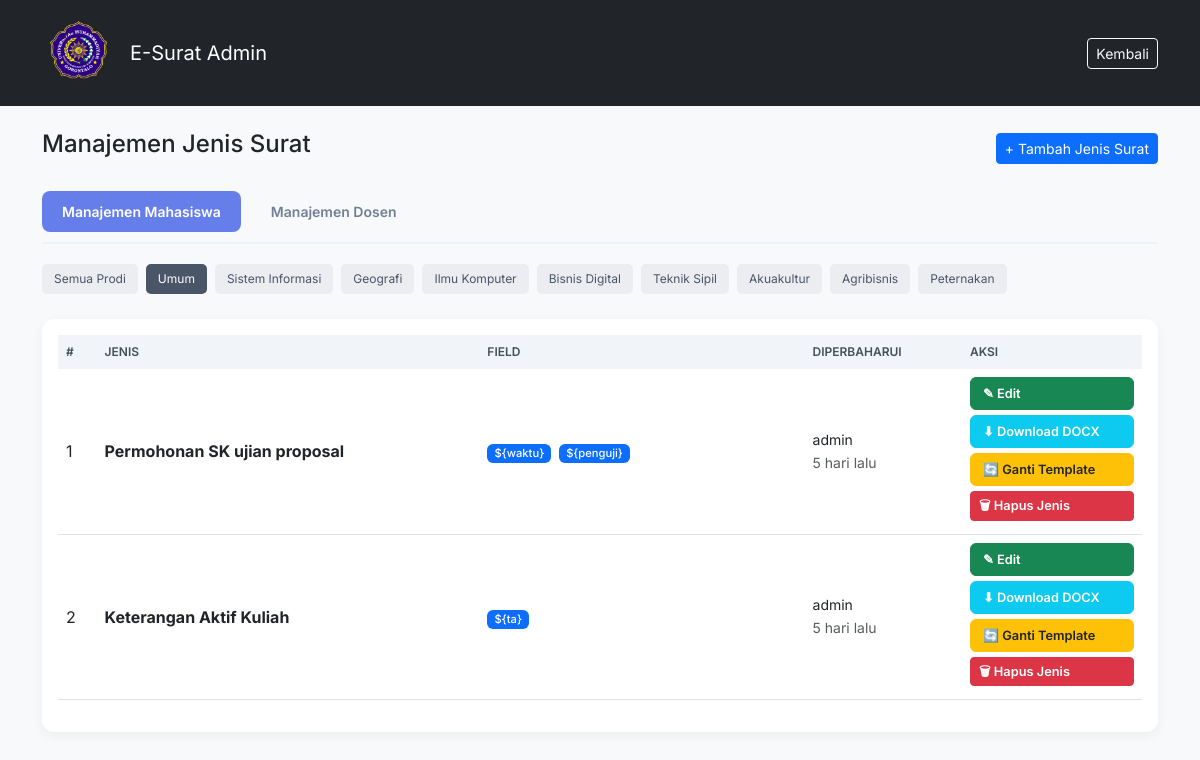
/admin_master_surat.php (signed in), run on the app's committed database.
### tables this page shows
CREATE TABLE IF NOT EXISTS master_surat_jenis (
    id INT AUTO_INCREMENT PRIMARY KEY,
    nama_surat VARCHAR(255) NOT NULL,
    prodi VARCHAR(100) DEFAULT 'Umum',
    format_nomor VARCHAR(255) NOT NULL,
    file_template VARCHAR(255) NOT NULL,
    variabel_tambahan TEXT,
    require_berkas TINYINT(1) DEFAULT 0,
    info_berkas VARCHAR(255) DEFAULT NULL,
    updated_by VARCHAR(100),
    updated_at TIMESTAMP DEFAULT CURRENT_TIMESTAMP ON UPDATE CURRENT_TIMESTAMP
);

### admin_master_surat.php (the view, shortened to what this page needs)
<?php
include 'koneksi.php';
function time_ago($timestamp) {
    $time_ago = strtotime($timestamp);
    $current_time = time();
    $time_difference = $current_time - $time_ago;
    $seconds = $time_difference;
    $minutes = round($seconds / 60);
    $hours   = round($seconds / 3600);
    $days    = round($seconds / 86400);
    $months  = round($seconds / 2629440);
    $years   = round($seconds / 31553280);
    if($seconds <= 60) return "baru saja";
    else if($minutes <= 60) return "$minutes menit lalu";
    else if($hours <= 24) return "$hours jam lalu";
    else if($days <= 30) return "$days hari lalu";
    else if($months <= 12) return "$months bulan lalu";
    else return "$years tahun lalu";
}
$view = isset($_GET['view']) ? $_GET['view'] : 'mahasiswa';
$prodi_active = isset($_GET['prodi']) ? $_GET['prodi'] : 'Umum';
$list_prodi = ['Umum', 'Sistem Informasi', 'Geografi', 'Ilmu Komputer', 'Bisnis Digital', 'Teknik Sipil', 'Akuakultur', 'Agribisnis', 'Peternakan'];
$sql = "SELECT * FROM master_surat_jenis";
if ($view == 'dosen') {
    $sql .= " WHERE prodi = 'Dosen'";
} else {
    if ($prodi_active != 'Semua') {
        $safe_prodi = mysqli_real_escape_string($koneksi, $prodi_active);
        $sql .= " WHERE prodi = '$safe_prodi'";
    } else {
        $sql .= " WHERE prodi != 'Dosen'";
    }
}
$sql .= " ORDER BY id ASC";
$query = mysqli_query($koneksi, $sql);
?>
<!DOCTYPE html>
<html lang="id">
<head>
    <link href="https://cdn.jsdelivr.net/npm/bootstrap@5.3.0/dist/css/bootstrap.min.css" rel="stylesheet">
</head>
<body>
<nav class="navbar navbar-dark bg-dark mb-4">
    <div class="container">
        <a href="dashboard_admin.php" class="navbar-brand d-flex align-items-center">
            <img src="logo/logo.png" alt="Logo" width="80" height="80" class="d-inline-block me-2">
            E-Surat Admin
        </a>
        <a href="dashboard_admin.php" class="btn btn-outline-light btn-sm">Kembali</a>
    </div>
</nav>
<div class="container pb-5">
    <div class="d-flex justify-content-between align-items-center mb-4">
        <h4>Manajemen Jenis Surat</h4>
        <button class="btn btn-primary btn-sm" data-bs-toggle="modal" data-bs-target="#tambahModal">+ Tambah Jenis Surat</button>
    </div>
    <div class="nav-tabs">
        <div class="tab-links">
            <a href="admin_master_surat.php?view=mahasiswa" class="<?= $view=='mahasiswa'?'active':'' ?>">Manajemen Mahasiswa</a>
            <a href="admin_master_surat.php?view=dosen" class="<?= $view=='dosen'?'active':'' ?>">Manajemen Dosen</a>
        </div>
    </div>
    <?php if($view == 'mahasiswa'): ?>
    <div class="prodi-filter">
        <a href="admin_master_surat.php?view=mahasiswa&prodi=Semua" class="<?= $prodi_active=='Semua'?'active':'' ?>">Semua Prodi</a>
        <?php foreach($list_prodi as $p): ?>
            <a href="admin_master_surat.php?view=mahasiswa&prodi=<?= urlencode($p) ?>" class="<?= $prodi_active==$p?'active':'' ?>"><?= $p ?></a>
        <?php endforeach; ?>
    </div>
    <?php endif; ?>
    <div class="card p-3">
        <div class="table-responsive">
            <table class="table table-hover align-middle">
                <thead>
                    <tr>
                        <th>#</th>
                        <th>Jenis</th>
                        <th style="width: 30%;">Field</th>
                        <th>Diperbaharui</th>
                        <th style="width: 180px;">Aksi</th>
                    </tr>
                </thead>
                <tbody>
                    <?php $no=1; if ($query) while($row = mysqli_fetch_assoc($query)): ?>
                    <tr>
                        <td><?= $no++; ?></td>
                        <td>
                            <div class="fw-bold"><?= htmlspecialchars($row['nama_surat']) ?></div>
                        </td>
                        <td>
                            <?php if(!empty($row['variabel_tambahan']) || $row['require_berkas']): ?>
                                <?php foreach(explode(',', $row['variabel_tambahan']) as $vt): ?>
                                    <span class="badge bg-primary badge-variable"><?= trim($vt) ?></span>
                                <?php endforeach; ?>
                            <?php else: ?>
                                <small class="text-muted">-</small>
                            <?php endif; ?>
                        </td>
                        <td>
                            <small class="d-block text-dark"><?= htmlspecialchars($row['updated_by']) ?></small>
                            <small class="text-muted"><?= time_ago($row['updated_at']) ?></small>
                        </td>
                        <td class="btn-stack">
                            <a href="edit_master_surat.php?id=<?= $row['id'] ?>" class="btn btn-success">✎ Edit</a>
                            <a href="templates/<?= $row['file_template'] ?>" class="btn btn-info text-white" download>⬇ Download DOCX</a>
                            <button class="btn btn-warning text-dark"
                                    onclick="openUploadModal(<?= $row['id'] ?>, '<?= htmlspecialchars($row['nama_surat']) ?>')">
                                🔄 Ganti Template
                            </button>
                            <form action="proses_master_surat.php" method="POST" onsubmit="return confirm('Yakin ingin menghapus jenis surat ini?');" style="display:inline;">
                                <button type="submit" class="btn btn-danger btn-sm mt-1" style="width: 100%; text-align: left;">🗑 Hapus Jenis</button>
                            </form>
                        </td>
                    </tr>
                    <?php endwhile; ?>
                </tbody>
            </table>
        </div>
    </div>
</div>
</body>
</html>

### admin_master_surat.php (style rules this page uses)
body { font-family: 'Inter', sans-serif; background-color: #f8f9fa; }
.card { border: none; border-radius: 12px; box-shadow: 0 4px 12px rgba(0,0,0,0.05); }
.table thead th { background-color: #f1f4f8; color: #495057; font-weight: 600; text-transform: uppercase; font-size: 0.75rem; border: none; }
.badge-variable { font-size: 0.7rem; font-weight: 500; margin-right: 3px; }
.btn-stack .btn { display: block; width: 100%; margin-bottom: 5px; font-size: 0.8rem; font-weight: 600; text-align: left; }
.nav-tabs { display: flex; justify-content: space-between; align-items: center; margin-bottom: 20px; border-bottom: 2px solid #edf2f7; padding-bottom: 10px; }
.tab-links { display: flex; gap: 10px; }
.tab-links a { padding: 10px 20px; text-decoration: none; color: #718096; border-radius: 8px; font-weight: 600; transition: 0.3s; font-size: 14px; }
.tab-links a.active { background: #667eea; color: white; }
.prodi-filter { display: flex; flex-wrap: wrap; gap: 8px; margin-bottom: 25px; }
.prodi-filter a { font-size: 12px; padding: 6px 12px; background: #ebedf0; color: #4a5568; text-decoration: none; border-radius: 5px; }
.prodi-filter a.active { background: #4a5568; color: white; }

### data on the page
master_surat_jenis: nama_surat "Permohonan SK ujian proposal", variabel_tambahan "${waktu}", variabel_tambahan "${penguji}", updated_by "admin", updated_at "5 hari lalu"
master_surat_jenis: nama_surat "Keterangan Aktif Kuliah", variabel_tambahan "${ta}", updated_by "admin", updated_at "5 hari lalu"

### other printed values
$p "Umum"
$p "Sistem Informasi"
$p "Geografi"
$p "Ilmu Komputer"
$p "Bisnis Digital"
$p "Teknik Sipil"
$p "Akuakultur"
$p "Agribisnis"
$p "Peternakan"
